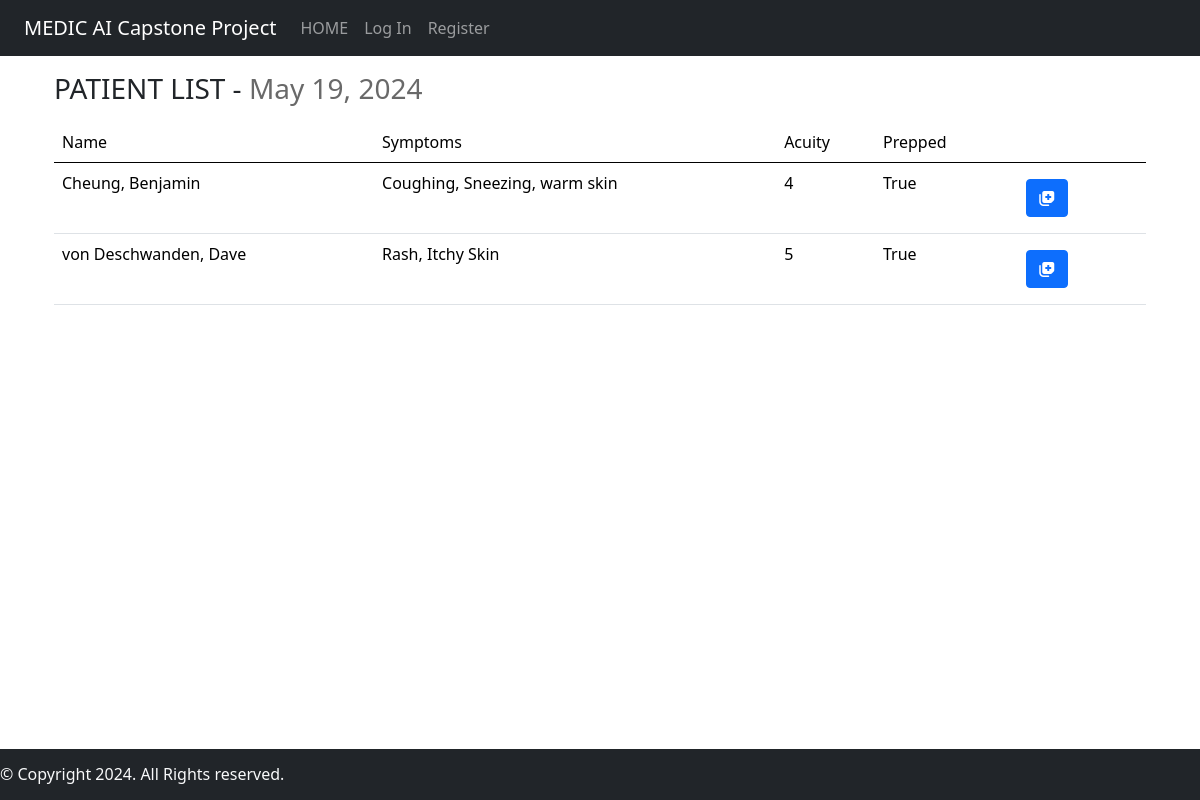
/patientlist, run on an earlier commit of the app's database.
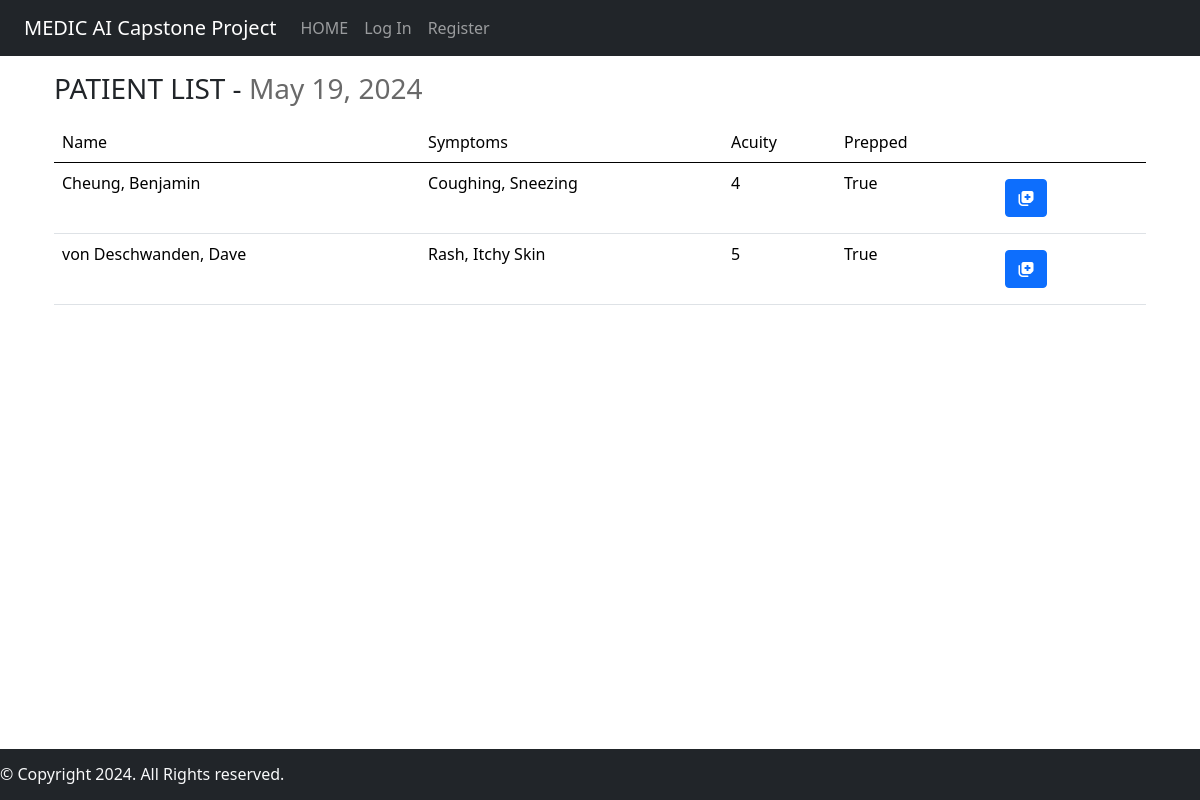
And on a later commit of the database.
### medicAI/models.py (models this page shows)
class Hospital_Visit(models.Model):
    ACUITY_CHOICES = [
        ('1', '1'),
        ('2', '2'),
        ('3', '3'),
        ('4', '4'),
        ('5', '5'),
    ]
    patient = models.ForeignKey(Patient, on_delete=models.CASCADE)
    symptom_start_date = models.DateField(default=timezone.now, blank=True)
    acuity = models.CharField(max_length=1, choices=ACUITY_CHOICES, default='5')
    temperature = models.DecimalField(
        max_digits=3,
        decimal_places=1,
        null=True,
        blank=True,
        validators=[MinValueValidator(30), MaxValueValidator(45)]
    )
    heart_rate = models.IntegerField(null=True, blank=True)
    prescription = models.CharField(max_length=200, blank=True)
    diagnosis = models.CharField(max_length=200, blank=True)
    seen_nurse = models.BooleanField(default=False)
    er_doctor = models.ForeignKey(User, on_delete=models.CASCADE, null=True)
    symptoms = models.CharField(max_length=500, null=True, blank=True )

class Patient(models.Model):
    BLOOD_TYPE = [
        ('AB+', 'AB+'),
        ('AB-', 'AB-'),
        ('A+', 'A+'),
        ('A-', 'A-'),
        ('B+', 'B+'),
        ('B-', 'B-'),
        ('O+', 'O+'),
        ('O-', 'O-'),
    ]
    SEX_CHOICES = [
        ('Male', 'Male'),
        ('Female', 'Female'),
        ('Other', 'Other'),
    ]
    first_name = models.CharField(max_length=64)
    last_name = models.CharField(max_length=64)
    dob = models.DateField()
    address = models.CharField(max_length=64, blank=True)
    phone_number = models.CharField(max_length=10, blank=True)
    height = models.IntegerField(blank=True)
    weight = models.IntegerField(blank=True)
    sex = models.CharField(max_length=6, choices=SEX_CHOICES)
    ohip = models.CharField(max_length=12)
    blood_type = models.CharField(
        max_length=3,
        choices=BLOOD_TYPE,
        default="",
        blank=True
    )

### medicAI/views.py (the view)
# urls.py: path("patientlist", views.patientlist, name="patientlist"),
def patientlist(request):
    all_hospital_visits = Hospital_Visit.objects.all().order_by('acuity')
    print(all_hospital_visits)
    context = {
        "hospital_visits": all_hospital_visits,
        "date": datetime.today().date()
    }
    return render(request, "medicAI/patientlist.html", context)

### medicAI/templates/medicAI/patientlist.html (shortened to what this page needs)
{% extends "medicAI/layout.html" %}
{% load l10n %}
{% block body %}
    <div class="container">
        <h3 style="margin: 1rem 0;">PATIENT LIST - <span style="color: dimgray;">{{ date|localize }}</span></h3>
        {% if hospital_visits %}
        <table class="table table-hover">
            <thead>
                <tr>
                    <td class="col">Name</td>
                    <td class="col disable-col">Symptoms</td>
                    <td class="col">Acuity</td>
                    <td class="col">Prepped</td>
                    <td class="col"></td>
                </tr>
            </thead>
            {% for visit in hospital_visits %}
            <tr>
                <td>{{ visit.patient.last_name }}, {{ visit.patient.first_name }}</td>
                <td class="disable-col">
                    {% if visit.symptoms %}
                        {{ visit.symptoms }}
                    {% endif %}
                </td>
                <td>{{visit.acuity}}</td>
                <td>{{visit.seen_nurse}}</td>
                <td class=" text-left">
                    {% if visit.acuity == "1" %}
                    <a class="nav-link link-light" href="{% url 'patientinfo' patient_id=visit.patient.id %}">
                        <button type="button" class="btn btn-danger">
                            <i class="fa-solid fa-notes-medical"></i>
                        </button>
                    </a>
                    {% elif visit.acuity > "1" and "4" > visit.acuity %}
                    <a class="nav-link link-light" href="{% url 'patientinfo' patient_id=visit.patient.id %}">
                        <button type="button" class="btn btn-warning">
                            <i class="fa-solid fa-notes-medical"></i>
                        </button>
                    </a>
                    {% else %}
                    <a class="nav-link link-light" href="{% url 'patientinfo' patient_id=visit.patient.id %}">
                        <button type="button" class="btn btn-primary">
                            <i class="fa-solid fa-notes-medical"></i>
                        </button>
                    </a>
                    {% endif %}
                </td>
            </tr>
            {% endfor %}
        </table>
        {% endif %}
    </div>
{% endblock %}

What changed in the data, as far as the page shows it:
changed Hospital_Visit "Cheung": symptoms "Coughing, Sneezing, warm skin" → "Coughing, Sneezing"
